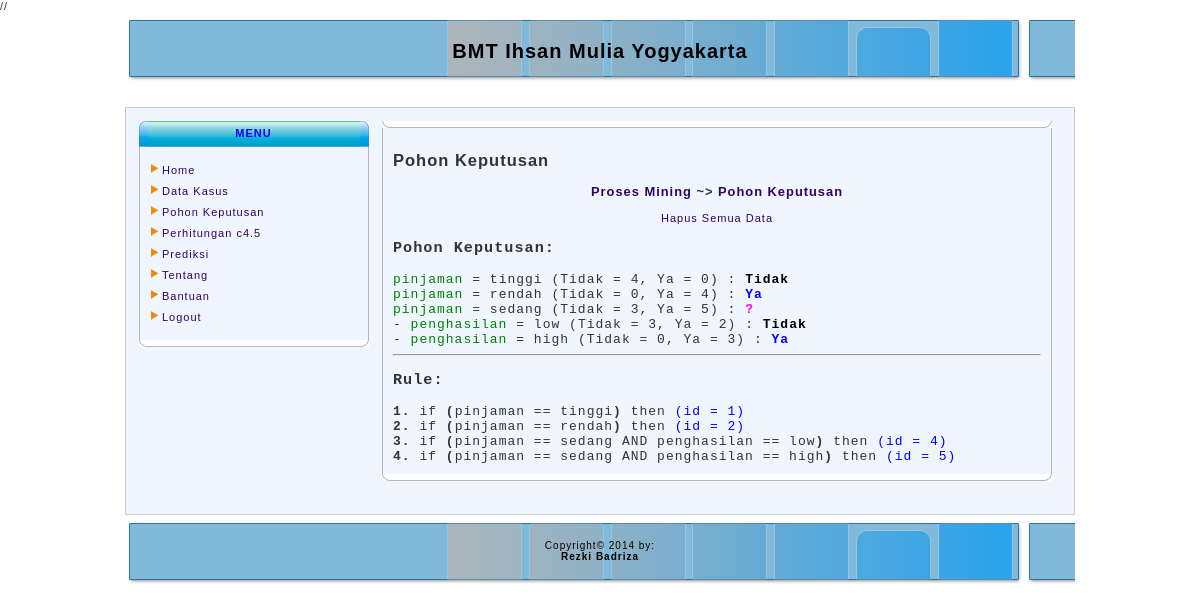
Screenshot of /admin/media.php?module=c45 (signed in) with the database file from the repository.
### tables this page shows
CREATE TABLE IF NOT EXISTS `pohon_keputusan` (
  `id` int(5) NOT NULL,
  `variabel` varchar(50) NOT NULL,
  `nilai_variabel` varchar(50) NOT NULL,
  `id_parent` char(5) NOT NULL,
  `jml_kasus_tidak` varchar(5) NOT NULL,
  `jml_kasus_ya` varchar(5) NOT NULL,
  `kelancaran` varchar(50) NOT NULL,
  `diproses` varchar(10) NOT NULL,
  `kondisi_variabel` varchar(200) NOT NULL,
  `looping_kondisi` varchar(15) NOT NULL
);

CREATE TABLE IF NOT EXISTS `rule_pohon_keputusan` (
  `id` int(5) NOT NULL,
  `id_parent` int(5) NOT NULL,
  `rule` varchar(200) NOT NULL,
  `kelancaran` varchar(50) NOT NULL
);

### admin/modul/pohon_keputusan.php (the view, shortened to what this page needs)
<?php
echo "<h2>Pohon Keputusan</h2>";
include "menu_c45.php";
echo " <p><center><a href=./aksi.php?module=c45&act=hapus_pohon_keputusan>Hapus Semua Data</a></center></p>";
echo "<font face='Courier New' size='2'>";
echo "<h3><b>Pohon Keputusan: <br></b></h3>";
function get_subfolder($idparent, $spasi){
    $result = mysql_query("select * from pohon_keputusan where id_parent= '$idparent'");
    while($row=mysql_fetch_row($result)){
        for($i=1;$i<=$spasi;$i++){
            echo "-&nbsp;";
        }
        if ($row[6] === 'Ya') {
            $kelancaran = "<font color=blue>$row[6]</font>";
        } elseif ($row[6] === 'Tidak') {
            $kelancaran = "<font color=#000000>$row[6]</font>";
        } elseif ($row[6] === '?') {
            $kelancaran = "<font color=#FF00FF>$row[6]</font>";
        } else {
            $kelancaran = "<b>$row[6]</b>";
        }
        echo "<font color=green>$row[1]</font> = $row[2] (Tidak = $row[4], Ya = $row[5]) : <b>$kelancaran</b><br>";
        get_subfolder($row[0], $spasi + 1);
    }
}
    get_subfolder('0', 0);
echo "<hr>";
echo "<h3><b>Rule: <br></b></h3>";
$no = 1;
$sqlLihatRule = mysql_query("select * from rule_pohon_keputusan order by id" );
while($rowLihatRule=mysql_fetch_array($sqlLihatRule)){
    if ($rowLihatRule['keputusan'] === 'Ya') {
        $keputusan = "<font color=green>$rowLihatRule[keputusan]</font>";
    } elseif ($rowLihatRule['keputusan'] === 'Tidak') {
        $keputusan = "<font color=red>$rowLihatRule[keputusan]</font>";
    } elseif ($rowLihatRule['keputusan'] === '?') {
        $keputusan = "<font color=blue>$rowLihatRule[keputusan]</font>";
    } else {
        $keputusan = "<b>$rowLihatRule[keputusan]</b>";
    }
    echo "<b>$no.</b> if <b>(</b>$rowLihatRule[rule]<b>)</b> then <b>$keputusan</b> <font color=blue>(id = $rowLihatRule[id])</font><br>";
$no++;
}
echo "</font>";

### include/css/style.css (style rules this page uses)
body,td,th { font-family: Arial, Arial, Arial; color:#333333; font-size:11px; letter-spacing: 1px; }
body { background-color: #ffffff; margin: 5px; }
a { text-decoration:none; }
body { margin:0px; }
a { texst-decoration:none; color: #330066; }

### rows the page displays
pohon_keputusan: variabel "pinjaman", nilai_variabel "tinggi", jml_kasus_tidak "4", jml_kasus_ya "0", kelancaran "Tidak"
pohon_keputusan: variabel "pinjaman", nilai_variabel "rendah", jml_kasus_tidak "0", jml_kasus_ya "4", kelancaran "Ya"
pohon_keputusan: variabel "pinjaman", nilai_variabel "sedang", jml_kasus_tidak "3", jml_kasus_ya "5", kelancaran "?"
pohon_keputusan: variabel "penghasilan", nilai_variabel "low", jml_kasus_tidak "3", jml_kasus_ya "2", kelancaran "Tidak"
pohon_keputusan: variabel "penghasilan", nilai_variabel "high", jml_kasus_tidak "0", jml_kasus_ya "3", kelancaran "Ya"
rule_pohon_keputusan: rule "pinjaman == tinggi", id "1"
rule_pohon_keputusan: rule "pinjaman == rendah", id "2"
rule_pohon_keputusan: rule "pinjaman == sedang AND penghasilan == low", id "4"
rule_pohon_keputusan: rule "pinjaman == sedang AND penghasilan == high", id "5"
